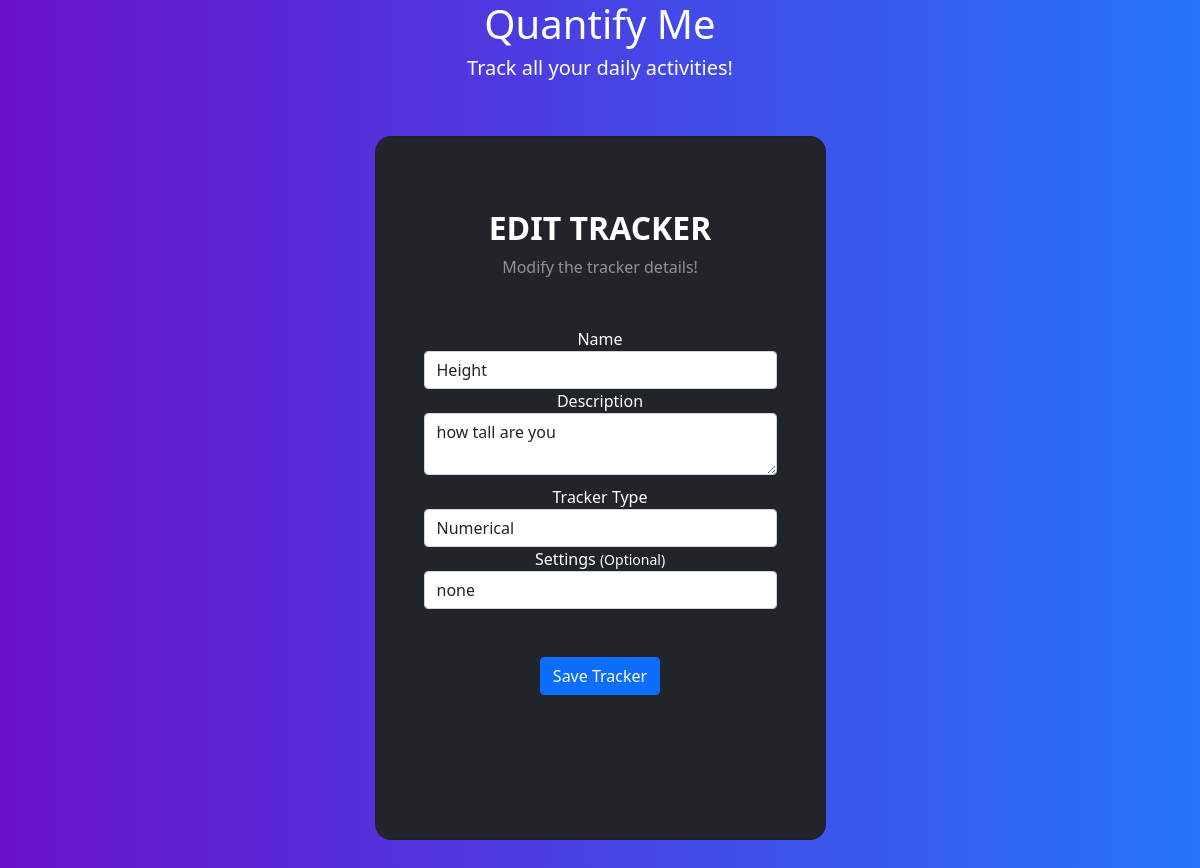
The app's page /trackers/Height/edit with its own data.
### app/models.py (models this page shows)
class Tracker(db.Model):
    __tablename__ = 'trackers'
    tracker_id = db.Column(db.Integer, primary_key=True, autoincrement=True)
    user_id = db.Column(db.Integer, db.ForeignKey('users.user_id'), nullable=False)
    name = db.Column(db.String(80), nullable=False)
    description = db.Column(db.Text, nullable=False)
    tracker_type = db.Column(db.Integer, nullable=False) #, db.ForeignKey('tracker_types.id'), nullable=False)
    settings = db.Column(db.Text)

### app/controllers.py (the view)
@app.route('/trackers/<tracker>/edit', methods=['GET','POST'])
def edit_tracker(tracker):
    tracker = Tracker.query.filter_by(name=tracker).first()
    tracker_name = tracker.name
    try:
        if request.method == 'POST':
            name = request.form.get('name')
            description = request.form.get('description')
            tracker_type = request.form.get('type')
            settings = request.form.get('settings')
            current_user_id = 1
            tracker = Tracker.query.filter_by(name=name).first()
            if tracker and tracker.user_id == current_user_id and tracker_name != name:
                flash('The tracker "' + name + '" is already added by you, Try a new name for your tracker.',
                      category='error')
            else:
                from .database import db
                tracker.name = name
                tracker.description = description
                tracker.tracker_type = tracker_type
                tracker.settings = settings
                db.session.commit()
                flash('Tracker Updated Successfully.', category='success')
                return redirect(url_for('dashboard'))
    except Exception as e:
        print(e)
        flash('Something went wrong.', category='error')
    return render_template('edit_tracker.html', tracker=tracker)

### templates/edit_tracker.html (shortened to what this page needs)
<!DOCTYPE html>
<html lang="en">
  <head>
    <link rel="stylesheet" href="../../static/bootstrap/css/bootstrap.min.css" />
    <link rel="stylesheet" href="../../static/style.css" />
  </head>
  <body class="gradient-custom">
    <div class="text-center text-white">
      <h1>Quantify Me</h1>
      <h5>Track all your daily activities!</h5>
    </div>
    <section class="vh-75 gradient-custom">
      <div class="container py-5 h-100">
        <div class="row d-flex justify-content-center align-items-center h-100">
          <div class="col-12 col-md-8 col-lg-6 col-xl-5">
            <div class="card bg-dark text-white" style="border-radius: 1rem">
              <div class="card-body p-5 text-center">
                <div class="mb-md-5 mt-md-4 pb-5">
                  <h2 class="fw-bold mb-2 text-uppercase">Edit Tracker</h2>
                  <p class="text-white-50 mb-5">Modify the tracker details!</p>
                  <form method="POST">
                    <label for="name">Name</label>
                    <input
                      type="text"
                      class="form-control"
                      id="name"
                      name="name"
                      placeholder="Enter tracker name"
                      maxlength="30"
                      value="{{ tracker.name }}"
                    />
                    <label for="description">Description</label>
                    <textarea
                      class="form-control"
                      id="description"
                      name="description"
                      placeholder="Enter tracker description"
                      maxlength="200"
                    >
{{ tracker.description }}</textarea
                    >
                    <label style="padding-top: 10px" for="type"
                      >Tracker Type</label
                    >
                    <select id="type" class="form-control" name="type">
                      <option value="Numerical">Numerical</option>
                    </select>
                    <label for="settings"
                      >Settings <small>(Optional)</small></label
                    >
                    <input
                      type="text"
                      class="form-control"
                      id="settings"
                      name="settings"
                      placeholder="Enter tracker settings"
                      maxlength="80"
                      value="{{ tracker.settings }}"
                    />
                    <br />
                    <button
                      type="submit"
                      class="btn btn-block btn-primary mt-4"
                    >
                      Save Tracker
                    </button>
                  </form>
                </div>
              </div>
            </div>
          </div>
        </div>
      </div>
    </section>
  </body>
</html>

### static/style.css (style rules this page uses)
.gradient-custom { background: #6a11cb; background: -webkit-linear-gradient(to right, rgba(106, 17, 203, 1), rgba(37, 117, 252, 1)); background: linear-gradient(to right, rgba(106, 17, 203, 1), rgba(37, 117, 252, 1)) }

### records on screen
Tracker: name "Height", description "how tall are you", settings "none"
